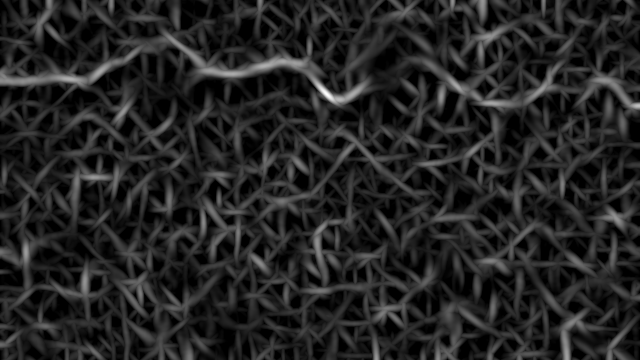
#> input picture outputs/stage3/preprocessing/20160222_081011_1281_721_gabor.png, 640 x 360 px
$ python tune_segmentation.py
#> lines starting #> are read from the running program, lines starting #| are printed output that depends on the picture; after the words box and inside, x2 and y2 are one past the last pixel; in counts of white or black regions, pixels touching at a corner belong together; pictures that were not available may be replaced by others from this repository, and a replacement may not be noted
### segmentation.py
import cv2
import numpy as np


# [26 lines left out: function apply_strong_response_threshold, not called in this run]


def clean_binary_mask(binary_mask):
    """
    Jassi — Morphological cleaning.
    """

    kernel = cv2.getStructuringElement(
        cv2.MORPH_ELLIPSE,
        (3, 3)
    )

    opened = cv2.morphologyEx(
        binary_mask,
        cv2.MORPH_OPEN,
        kernel,
        iterations=1
    )

    closed = cv2.morphologyEx(
        opened,
        cv2.MORPH_CLOSE,
        kernel,
        iterations=2
    )

    return closed


def remove_small_components(
    binary_mask,
    min_area=200
):
    """
    Remove very small disconnected regions.
    """

    num_labels, labels, stats, _ = (
        cv2.connectedComponentsWithStats(
            binary_mask,
            connectivity=8
        )
    )

    filtered_mask = np.zeros_like(
        binary_mask
    )

    for label in range(1, num_labels):

        area = stats[
            label,
            cv2.CC_STAT_AREA
        ]

        if area >= min_area:
            filtered_mask[
                labels == label
            ] = 255

    return filtered_mask


def filter_crack_like_components(
    binary_mask,
    min_area=200,
    min_elongation=2.0
):
    """
    Jassi — Shape-based crack filtering.

    Retains components that are sufficiently elongated,
    which helps suppress compact pavement-texture regions.
    """

    num_labels, labels, stats, centroids = (
        cv2.connectedComponentsWithStats(
            binary_mask,
            connectivity=8
        )
    )

    filtered_mask = np.zeros_like(
        binary_mask
    )

    for label in range(1, num_labels):

        area = stats[
            label,
            cv2.CC_STAT_AREA
        ]

        if area < min_area:
            continue

        component = np.uint8(
            labels == label
        ) * 255

        contours, _ = cv2.findContours(
            component,
            cv2.RETR_EXTERNAL,
            cv2.CHAIN_APPROX_SIMPLE
        )

        if not contours:
            continue

        contour = max(
            contours,
            key=cv2.contourArea
        )

        perimeter = cv2.arcLength(
            contour,
            True
        )

        if perimeter == 0:
            continue

        # Compactness:
        # circle-like objects have higher compactness.
        compactness = (
            4 * np.pi * area
        ) / (
            perimeter * perimeter
        )

        # Crack-like structures are usually less compact.
        if compactness <= 0.65:
            filtered_mask[
                labels == label
            ] = 255

    return filtered_mask

### tune_segmentation.py
import cv2
import numpy as np

from config import DATASET_DIR
from segmentation import (
    clean_binary_mask,
    remove_small_components,
    filter_crack_like_components
)


# --------------------------------------------------
# Select the same image used for our first test
# --------------------------------------------------

image_path = (
    DATASET_DIR
    / "20160222_081011_1281_721.jpg"
)

mask_path = (
    DATASET_DIR
    / "20160222_081011_1281_721.png"
)


# --------------------------------------------------
# Load Gabor image generated by Stage 3
# --------------------------------------------------

gabor_path = (
    "outputs/stage3/preprocessing/"
    "20160222_081011_1281_721_gabor.png"
)

gabor = cv2.imread(
    gabor_path,
    cv2.IMREAD_GRAYSCALE
)
#> gabor is the input picture: shape (360, 640); min 0, max 254, mean 36.2

if gabor is None:
    raise FileNotFoundError(
        f"Could not load Gabor image: {gabor_path}"
    )


# --------------------------------------------------
# Load ground-truth mask
# --------------------------------------------------

ground_truth = cv2.imread(
    str(mask_path),
    cv2.IMREAD_GRAYSCALE
)
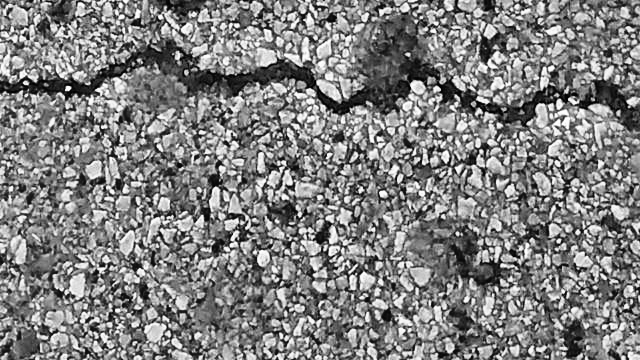
#> input picture outputs/stage3/preprocessing/20160222_081011_1281_721_clahe.png, 640 x 360 px, given in place of 20160222_081011_1281_721.png, which was not available
#> ground_truth is the input picture: shape (360, 640); min 0, max 255, mean 128.1

if ground_truth is None:
    raise FileNotFoundError(
        f"Could not load ground truth: {mask_path}"
    )


# Convert ground truth to binary
ground_truth = (
    ground_truth > 0
).astype(np.uint8)
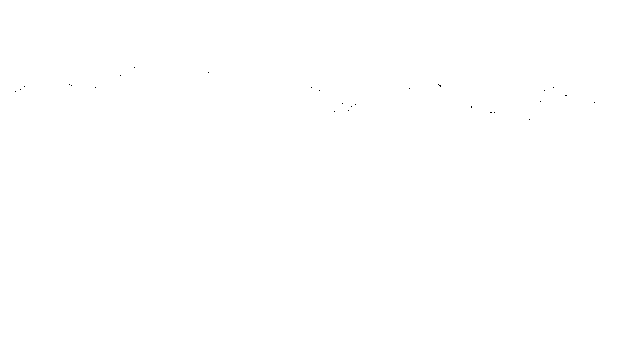
#> ground_truth: shape (360, 640); values 0 (black) and 1 (white), 100% white; black in thin lines or dots, all inside (x1, y1, x2, y2) = (15, 67, 595, 120)


# --------------------------------------------------
# Create output folder
# --------------------------------------------------

output_dir = (
    "outputs/stage3/evaluation/tuning"
)

import os

os.makedirs(
    output_dir,
    exist_ok=True
)


# --------------------------------------------------
# Evaluation function
# --------------------------------------------------

def calculate_metrics(
    prediction,
    ground_truth
):

    prediction = (
        prediction > 0
    ).astype(np.uint8)

    gt = ground_truth

    true_positive = np.sum(
        (prediction == 1) &
        (gt == 1)
    )

    false_positive = np.sum(
        (prediction == 1) &
        (gt == 0)
    )

    false_negative = np.sum(
        (prediction == 0) &
        (gt == 1)
    )

    intersection = true_positive

    union = (
        true_positive
        + false_positive
        + false_negative
    )

    # IoU
    if union == 0:
        iou = 1.0
    else:
        iou = (
            intersection / union
        )

    # Dice
    denominator = (
        2 * true_positive
        + false_positive
        + false_negative
    )

    if denominator == 0:
        dice = 1.0
    else:
        dice = (
            2 * true_positive
            / denominator
        )

    # Precision
    precision_denominator = (
        true_positive
        + false_positive
    )

    if precision_denominator == 0:
        precision = 0.0
    else:
        precision = (
            true_positive
            / precision_denominator
        )

    # Recall
    recall_denominator = (
        true_positive
        + false_negative
    )

    if recall_denominator == 0:
        recall = 0.0
    else:
        recall = (
            true_positive
            / recall_denominator
        )

    return (
        iou,
        dice,
        precision,
        recall
    )


# --------------------------------------------------
# Test different percentile values
# --------------------------------------------------

percentiles = [
    85,
    90,
    92,
    95
]


results = []


for percentile in percentiles:

    print("\n" + "=" * 60)

    print(
        f"Testing percentile: {percentile}"
    )

    # Blur
    blurred = cv2.GaussianBlur(
        gabor,
        (5, 5),
        0
    )

    threshold_value = np.percentile(
        blurred,
        percentile
    )

    binary_mask = np.where(
        blurred >= threshold_value,
        255,
        0
    ).astype(np.uint8)

    # Existing cleaning
    cleaned = clean_binary_mask(
        binary_mask
    )

    # Existing component filtering
    component_mask = (
        remove_small_components(
            cleaned,
            min_area=200
        )
    )

    # Existing crack-shape filtering
    final_mask = (
        filter_crack_like_components(
            component_mask,
            min_area=200
        )
    )

    # Metrics
    iou, dice, precision, recall = (
        calculate_metrics(
            final_mask,
            ground_truth
        )
    )

    # Save mask
    output_path = (
        f"{output_dir}/"
        f"percentile_{percentile}.png"
    )

    cv2.imwrite(
        output_path,
        final_mask
    )

    results.append(
        (
            percentile,
            iou,
            dice,
            precision,
            recall
        )
    )

    print(
        f"IoU:       {iou:.4f}"
    )

    print(
        f"Dice:      {dice:.4f}"
    )

    print(
        f"Precision: {precision:.4f}"
    )

    print(
        f"Recall:    {recall:.4f}"
    )
#> this loop made 4 passes
#> (threshold_value, true_positive in calculate_metrics, false_positive in calculate_metrics, false_negative in calculate_metrics, intersection in calculate_metrics, union in calculate_metrics, iou) on passes 1 to 4: (62, 25083, 7, 205284, 25083, 230374, 0.109), (71, 14837, 6, 215530, 14837, 230373, 0.0644), (75, 11989, 5, 218378, 11989, 230372, 0.052), (85, 6740, 5, 223627, 6740, 230372, 0.0293)
#> (printed output is left out)
#> pass 1, in clean_binary_mask, `opened = cv2.morphologyEx( binary_mask, cv2.MORPH_OPEN, kernel, iterat..`:
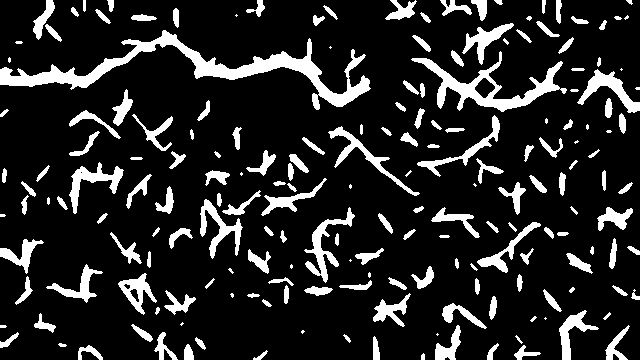
#> opened: shape (360, 640); 14.7% white; 192 white regions (26 under 20 px), largest, box (x1, y1, x2, y2) and area: (0, 30, 371, 110) 5363, (411, 51, 567, 112) 2370, (304, 207, 355, 283) 924
#> pass 1, in clean_binary_mask, `closed = cv2.morphologyEx( opened, cv2.MORPH_CLOSE, kernel, iterations..`:
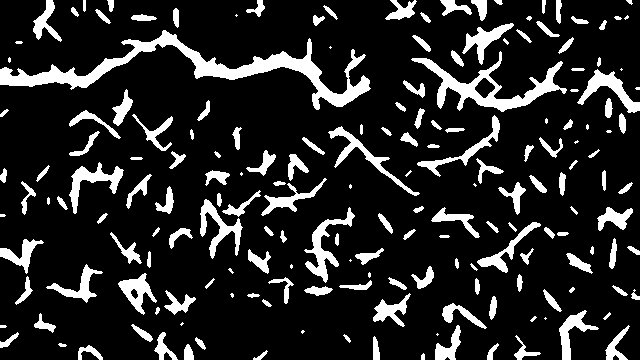
#> closed: shape (360, 640); 15% white; 185 white regions (26 under 20 px), largest, box (x1, y1, x2, y2) and area: (0, 30, 371, 110) 5423, (411, 51, 567, 112) 2387, (304, 207, 355, 283) 972
#> after the loop:
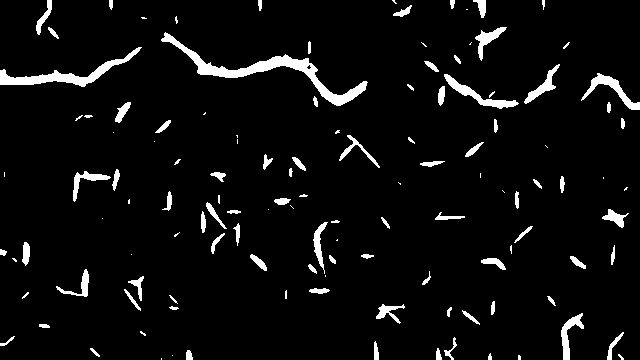
#> binary_mask: shape (360, 640); 5.2% white; 125 white regions (42 under 20 px), largest, box (x1, y1, x2, y2) and area: (161, 32, 368, 106) 2135, (0, 47, 142, 87) 1187, (444, 74, 519, 109) 571
#> after the loop:
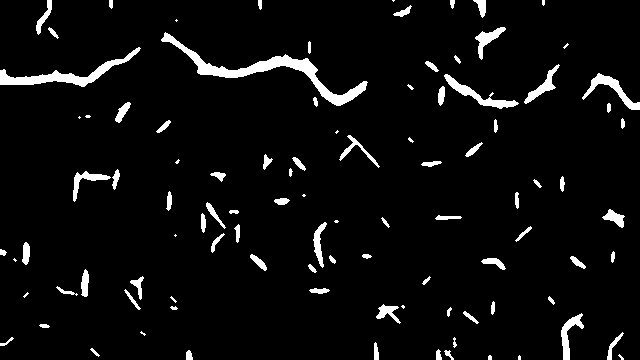
#> cleaned: shape (360, 640); 5% white; 99 white regions (21 under 20 px), largest, box (x1, y1, x2, y2) and area: (161, 32, 368, 106) 2147, (0, 47, 141, 87) 1186, (444, 74, 519, 109) 584
#> after the loop:
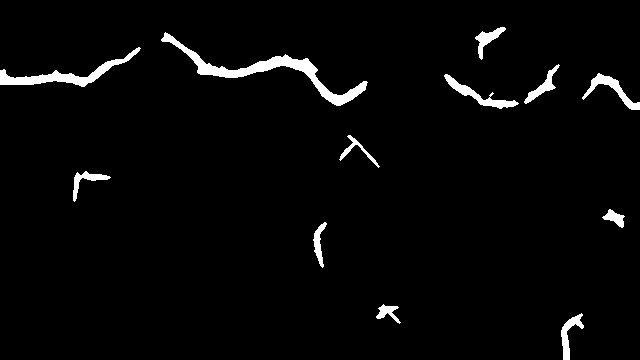
#> component_mask: shape (360, 640); 2.9% white; 12 white regions, largest, box (x1, y1, x2, y2) and area: (161, 32, 368, 106) 2147, (0, 47, 141, 87) 1186, (444, 74, 519, 109) 584
#> after the loop, results = [(85, 0.109, 0.196, 1, 0.109), (90, 0.0644, 0.121, 1, 0.0644), (92, 0.052, 0.0989, 1, 0.052), (95, 0.0293, 0.0569, 0.999, 0.0293)]


# --------------------------------------------------
# Final comparison
# --------------------------------------------------

print("\n" + "=" * 60)
print("SEGMENTATION TUNING RESULTS")
print("=" * 60)

print(
    "\nPercentile | IoU | Dice | Precision | Recall"
)

for (
    percentile,
    iou,
    dice,
    precision,
    recall
) in results:

    print(
        f"{percentile:10d} | "
        f"{iou:.4f} | "
        f"{dice:.4f} | "
        f"{precision:.4f} | "
        f"{recall:.4f}"
    )
#> this loop made 4 passes
#|         85 | 0.1089 | 0.1964 | 0.9997 | 0.1089
#|         90 | 0.0644 | 0.1210 | 0.9996 | 0.0644
#|         92 | 0.0520 | 0.0989 | 0.9996 | 0.0520
#|         95 | 0.0293 | 0.0569 | 0.9993 | 0.0293


best = max(
    results,
    key=lambda x: x[1]
)
#> best = (85, 0.109, 0.196, 1, 0.109)

print("\nBest configuration based on IoU:")

print(
    f"Percentile: {best[0]}"
)
#| Percentile: 85

print(
    f"IoU: {best[1]:.4f}"
)
#| IoU: 0.1089

print(
    f"Dice: {best[2]:.4f}"
)
#| Dice: 0.1964

print(
    f"Precision: {best[3]:.4f}"
)
#| Precision: 0.9997

print(
    f"Recall: {best[4]:.4f}"
)
#| Recall: 0.1089
